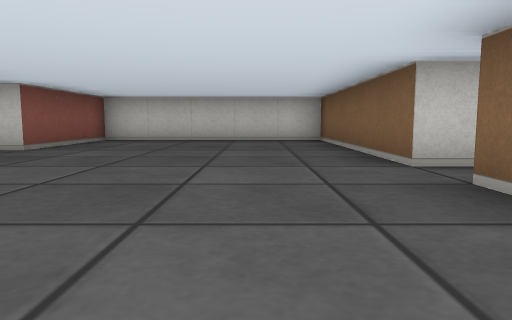
view 1 (above)

24 first-person views from a walk through a cub3D maze. The camera is about half as high as the walls, tilts 6° down and sees 70° across. The floor is counted in squares. Each view is taken from the middle of a square. On the plan, view 1 faces up. The plan holds only what a view shows up to about 9 squares ahead; the rest is blank.

view 2
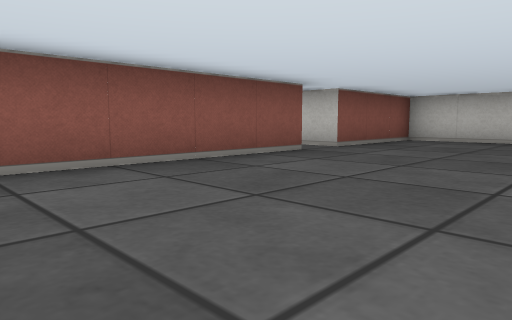

view 3
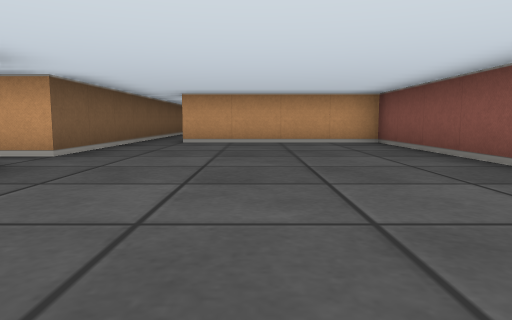

view 4
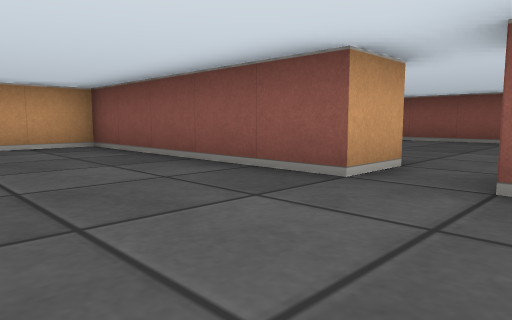

view 5
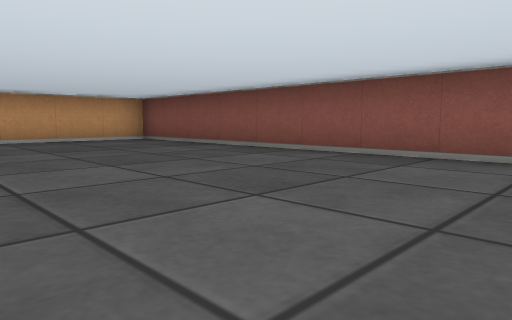

view 6
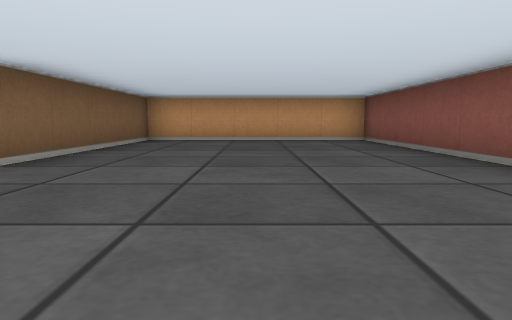

view 7
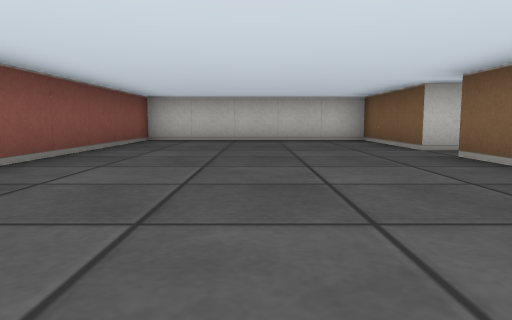

view 8
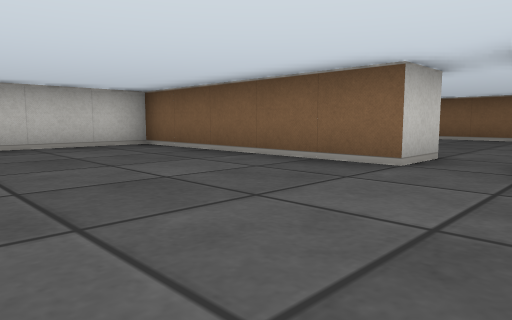

view 9
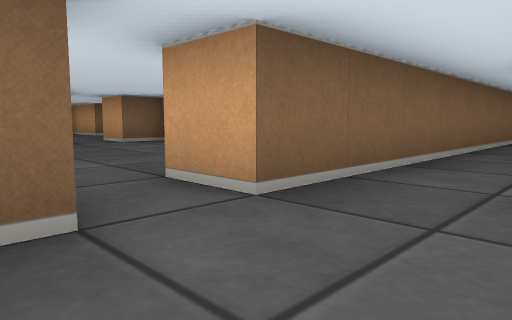

view 10
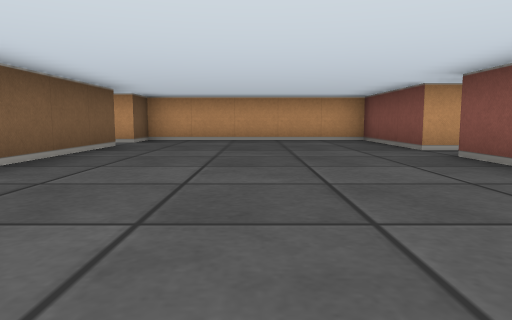

view 11
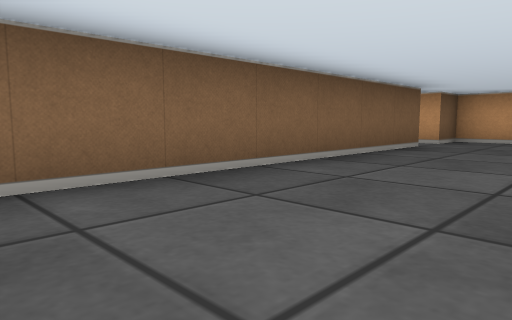

view 12
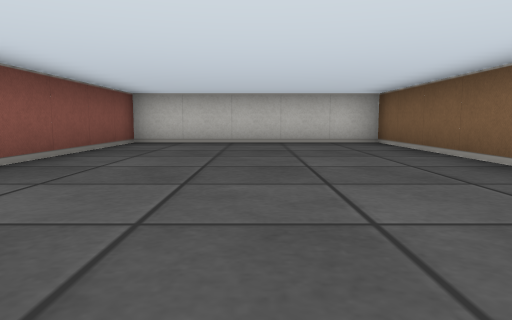

view 13
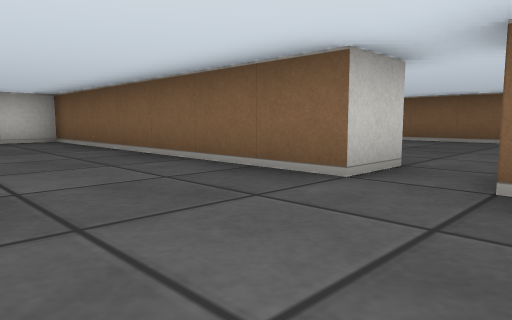

view 14
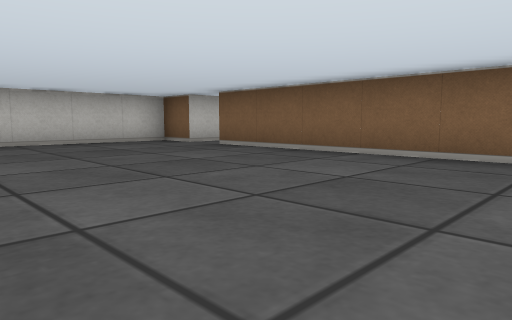

view 15
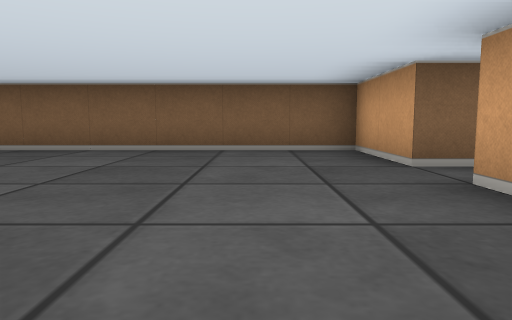

view 16
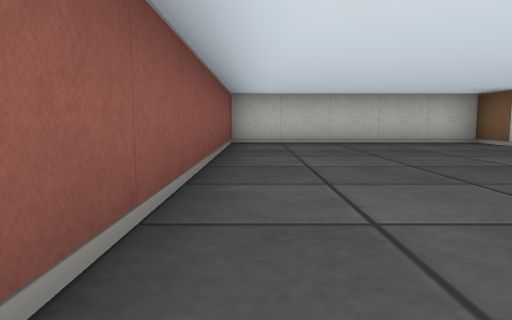

view 17
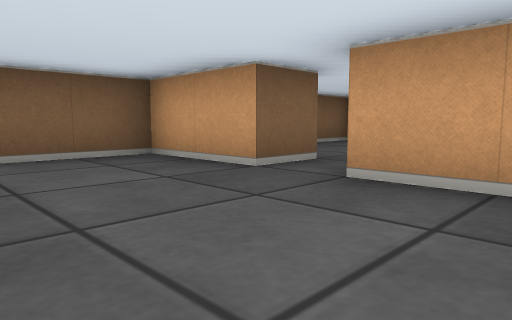

view 18
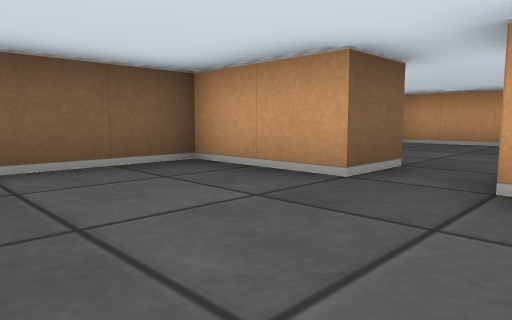

view 19
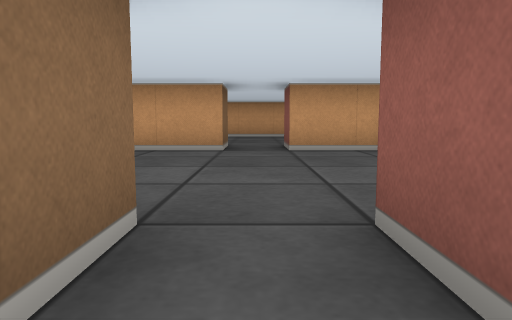

view 20
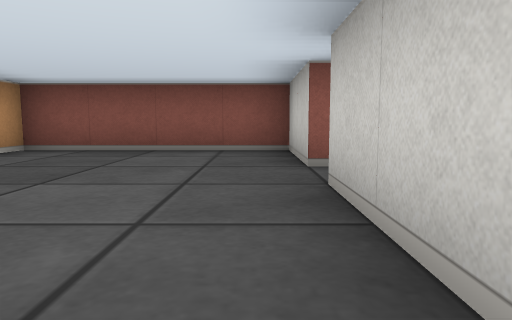

view 21
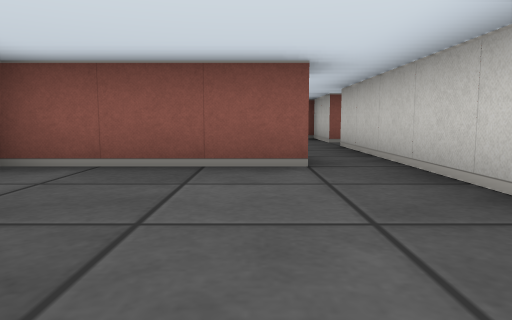

view 22
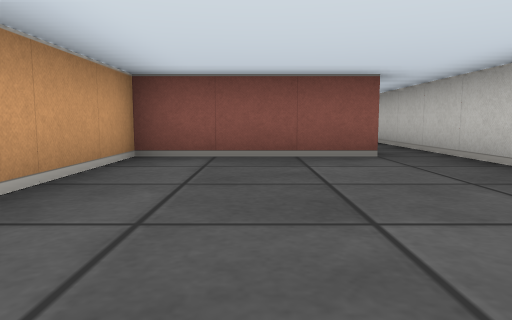

view 23
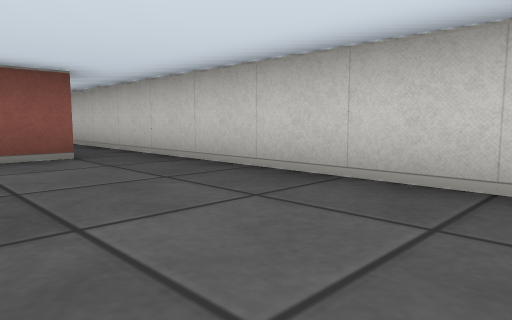

view 24
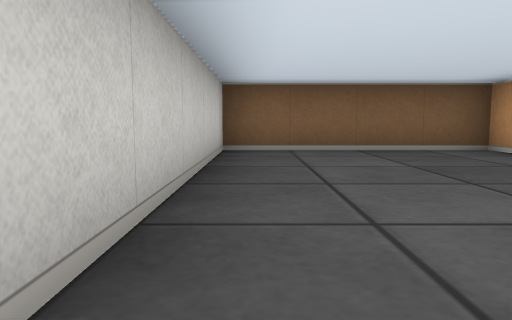

### Floor plan
Ten units are one square. View 1 is at (0, 0); x grows to the right and y downward. Boxes are objects, and circles mark ways between rooms. Rooms are numbered by the first view taken in them; rooms with no view inside come last. Other rooms are left out.
<svg viewBox="-100 -90 300 155">
<path fill="none" stroke="#000" d="M15 -35 15 -85 -35 -85 -35 -55 -45 -55M-45 -45 -35 -45 -35 5 5 5M15 5 15 -25M-45 -55 -45 -85 -95 -85 -95 5 -45 5 -45 -45M75 -15 75 -85 25 -85 25 -35 15 -35M15 -25 25 -25 25 5 75 5 75 -5M135 -75 135 -85 85 -85 85 -15 75 -15M115 5 135 5 135 -65M94 5 105 5M75 -5 85 -5M145 24 145 55 170 55M190 55 195 55 195 15 135 15M105 5 105 15 85 15 85 55 105 55M115 55 135 55 135 42M135 15 115 15 115 5"/>
<circle cx="-40" cy="-50" r="3" fill="#2a7"/>
<circle cx="20" cy="-30" r="3" fill="#2a7"/>
<circle cx="80" cy="-10" r="3" fill="#2a7"/>
<circle cx="110" cy="10" r="3" fill="#2a7"/>
<circle cx="140" cy="20" r="3" fill="#2a7"/>
<text x="-10" y="-40">1</text>
<text x="-70" y="-40">2</text>
<text x="50" y="-40">3</text>
<text x="110" y="-40">4</text>
<text x="170" y="30">5</text>
<text x="110" y="30">6</text>
</svg>
Room 1 opens to room 2. Room 1 opens to room 3. Room 3 opens to room 4. Room 4 opens to room 6. Room 5 opens to room 6.

Where each view was taken, in squares from view 1:
view 1: 0 up, 0 right, facing up
view 2: 0 up, 0 right, facing up-left
view 3: 7 up, 1 left, facing down
view 4: 6 up, 1 left, facing down-left
view 5: 8 up, 5 left, facing down-left
view 6: 8 up, 7 left, facing down
view 7: 0 up, 7 left, facing up
view 8: 2 up, 2 left, facing up-right
view 9: 4 up, 0 right, facing down-right
view 10: 8 up, 5 right, facing down
view 11: 8 up, 5 right, facing down-right
view 12: 1 up, 5 right, facing up
view 13: 0 up, 5 right, facing up-right
view 14: 1 up, 9 right, facing up-right
view 15: 1 up, 8 right, facing right
view 16: 1 up, 9 right, facing up
view 17: 2 up, 9 right, facing down-right
view 18: 2 up, 10 right, facing down-right
view 19: 0 up, 11 right, facing down
view 20: 2 down, 14 right, facing left
view 21: 3 down, 18 right, facing left
view 22: 4 down, 19 right, facing left
view 23: 4 down, 19 right, facing up-left
view 24: 2 down, 14 right, facing right
